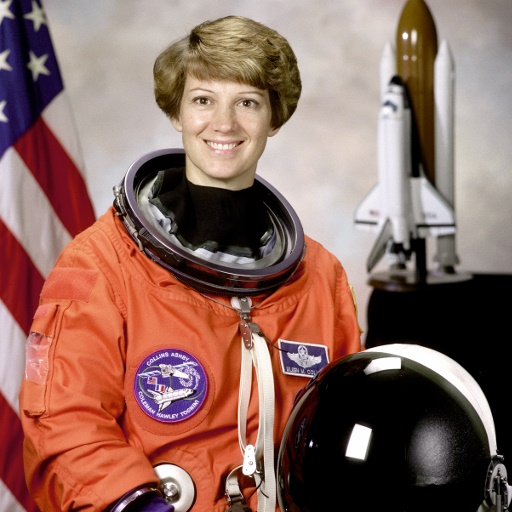
#> input picture Ch02/code/image.jpg, 512 x 512 px
$ python thresholding.py
#> lines starting #> are read from the running program, lines starting #| are printed output that depends on the picture; after the words box and inside, x2 and y2 are one past the last pixel; in counts of white or black regions, pixels touching at a corner belong together
import matplotlib.pyplot as plt

from skimage import data
from skimage.filters import threshold_otsu, threshold_local
from skimage.io import imread
from skimage.color import rgb2gray

# Load input image and convert to grayscale
image = imread('image.jpg')
#> image is the input picture: shape (512, 512, 3); mean R, G, B 141.6, 105.8, 96.5
image = rgb2gray(image)
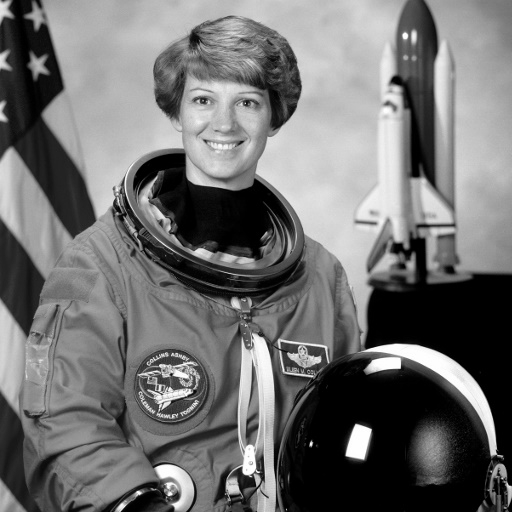
#> image: shape (512, 512) float64; min 0, max 1, mean 0.442

# Apply global thresholding using Otsu's method
global_thresh = threshold_otsu(image)
#> global_thresh = 0.389
binary_global = image > global_thresh
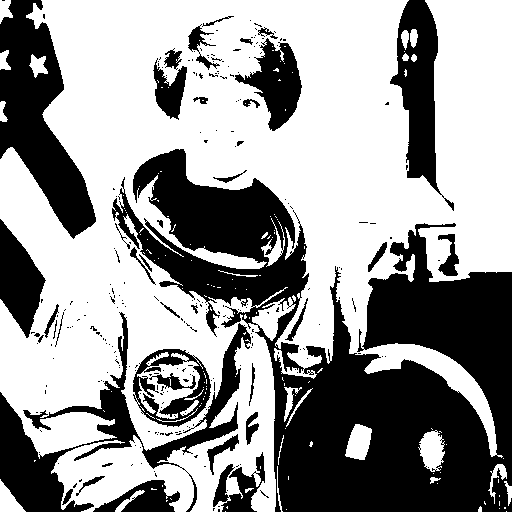
#> binary_global: shape (512, 512) bool; 60% white; 259 black regions (220 under 20 px), largest, box (x1, y1, x2, y2) and area: (112, 149, 512, 512) 62210, (0, 0, 96, 239) 10580, (0, 312, 251, 512) 10160

# Apply adaptive thresholding using a local threshold based on the mean of a local neighborhood
block_size = 35
binary_adaptive = threshold_local(image, block_size, offset=10)
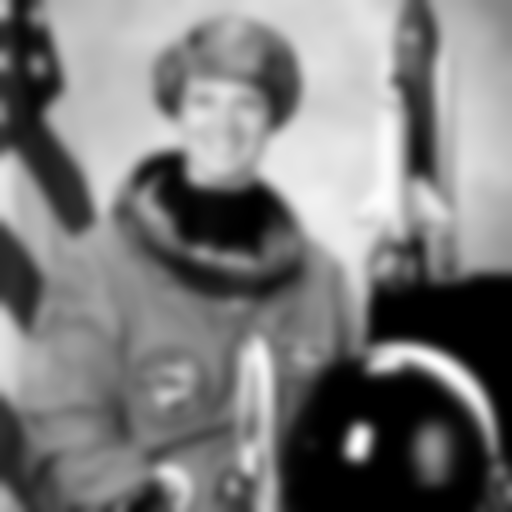
#> binary_adaptive: shape (512, 512) float64; min -10, max -9.08, mean -9.56; drawn with min black and max white

# Display the original image, the binary image obtained using global thresholding, and the binary image obtained using adaptive thresholding
fig, axes = plt.subplots(nrows=3, figsize=(7, 8))
ax0, ax1, ax2 = axes
plt.gray()

ax0.imshow(image)
ax0.set_title('Image')

ax1.imshow(binary_global)
ax1.set_title('Global thresholding')

ax2.imshow(binary_adaptive)
ax2.set_title('Adaptive thresholding')

for ax in axes:
    ax.axis('off')

plt.show()
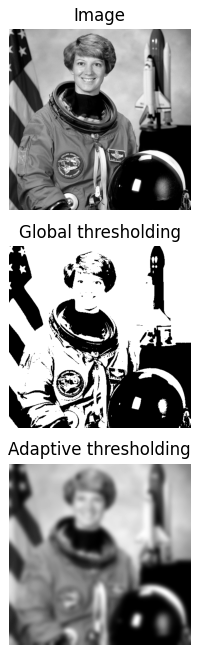
#> figure drawn by matplotlib, 3 panels
